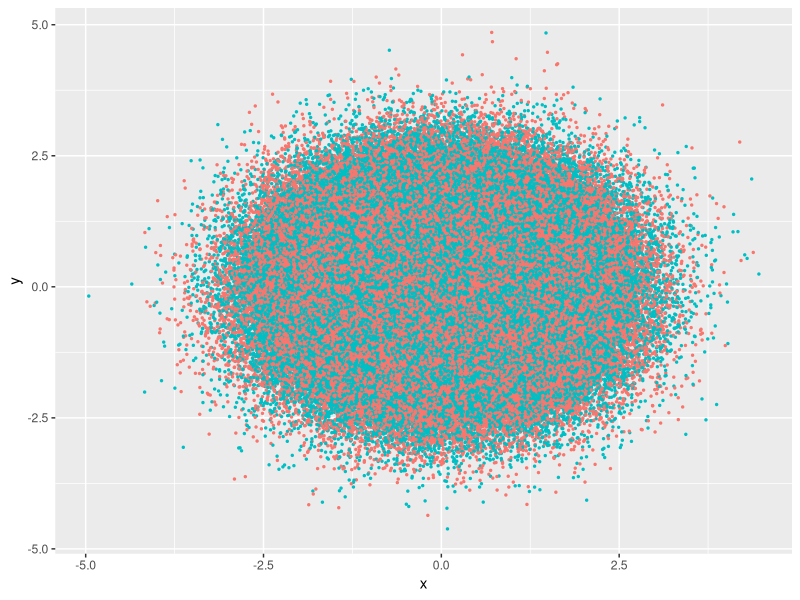

The R source for this figure: (Note: this script raises an error after producing the figure.)
## ---- chunk 1
knitr::opts_chunk$set(
  collapse = TRUE,
  comment = "#>"
)
## ---- chunk 2
library(ggplot2)

points_num <- 500000
df <- data.frame(x=rnorm(points_num), y=rnorm(points_num), c=as.factor(1:points_num %% 2))
gg <- ggplot(df, aes(x=x, y=y, color=c)) + scale_color_discrete(guide=F)

(gg_vec <- gg + geom_point(size=0.5))
## ---- chunk 3
(gg_rast <- gg + geom_point_rast(size=0.5))
## ---- chunk 4
PrintFileSize <- function(gg, name) {
  pdf('tmp.pdf', width = 4, height = 4)
  print(gg)
  invisible(dev.off())
  cat(name, ': ', file.info('tmp.pdf')$size / 1024, ' Kb.\n', sep = '')
  unlink('tmp.pdf')
}

PrintFileSize(gg_rast, 'Raster')
PrintFileSize(gg_vec, 'Vector')
## ---- chunk 5
points_num <- 1000000
df <- data.frame(x=rnorm(points_num), y=rnorm(points_num), c=as.factor(1:points_num %% 2))
gg <- ggplot(df, aes(x=x, y=y, color=c)) + scale_color_discrete(guide=F)

gg_vec <- gg + geom_point(size=0.5)
gg_rast <- gg + geom_point_rast(size=0.5)

PrintFileSize(gg_rast, 'Raster')
PrintFileSize(gg_vec, 'Vector')
## ---- chunk 6
coords <- expand.grid(1:100, 1:100)
coords$Value <- 1 / apply(as.matrix(coords), 1, function(x) sum((x - c(50, 50))^2)^0.01)
ggplot(coords) + geom_tile(aes(x=Var1, y=Var2, fill=Value))
ggplot(coords) + geom_tile_rast(aes(x=Var1, y=Var2, fill=Value))
## ---- chunk 7
points_num <- 1000000
df <- data.frame(x=as.factor(1:points_num %% 2), y=log(abs(rcauchy(points_num))))
gg <- ggplot(df, aes(x=x, y=y)) + scale_color_discrete(guide=F)

gg + geom_boxplot()
## ---- chunk 8
gg_vec <- gg + geom_boxplot_jitter(outlier.size=0.1, outlier.jitter.width = 0.3, outlier.alpha=0.5)
gg_vec
## ---- chunk 9
gg_rast <- gg + geom_boxplot_jitter(outlier.size=0.1, outlier.jitter.width = 0.3, outlier.alpha=0.5, raster=T, raster.dpi = 200)
gg_rast
## ---- chunk 10
PrintFileSize(gg_rast, 'Raster')
PrintFileSize(gg_vec, 'Vector')
## ---- chunk 11
points_num <- 10000
df <- data.frame(x=rnorm(points_num), y=rnorm(points_num), c=as.factor(1:points_num %% 2))
ggplot(df, aes(x=x, y=y, color=c)) + geom_point_rast(size=0.5)
## ---- chunk 12
points_num <- 10000
df <- data.frame(x=rnorm(points_num), y=rnorm(points_num), c=as.factor(1:points_num %% 2))
ggplot(df, aes(x=x, y=y, color=c)) + geom_point_rast(size=0.5, width = 1)
